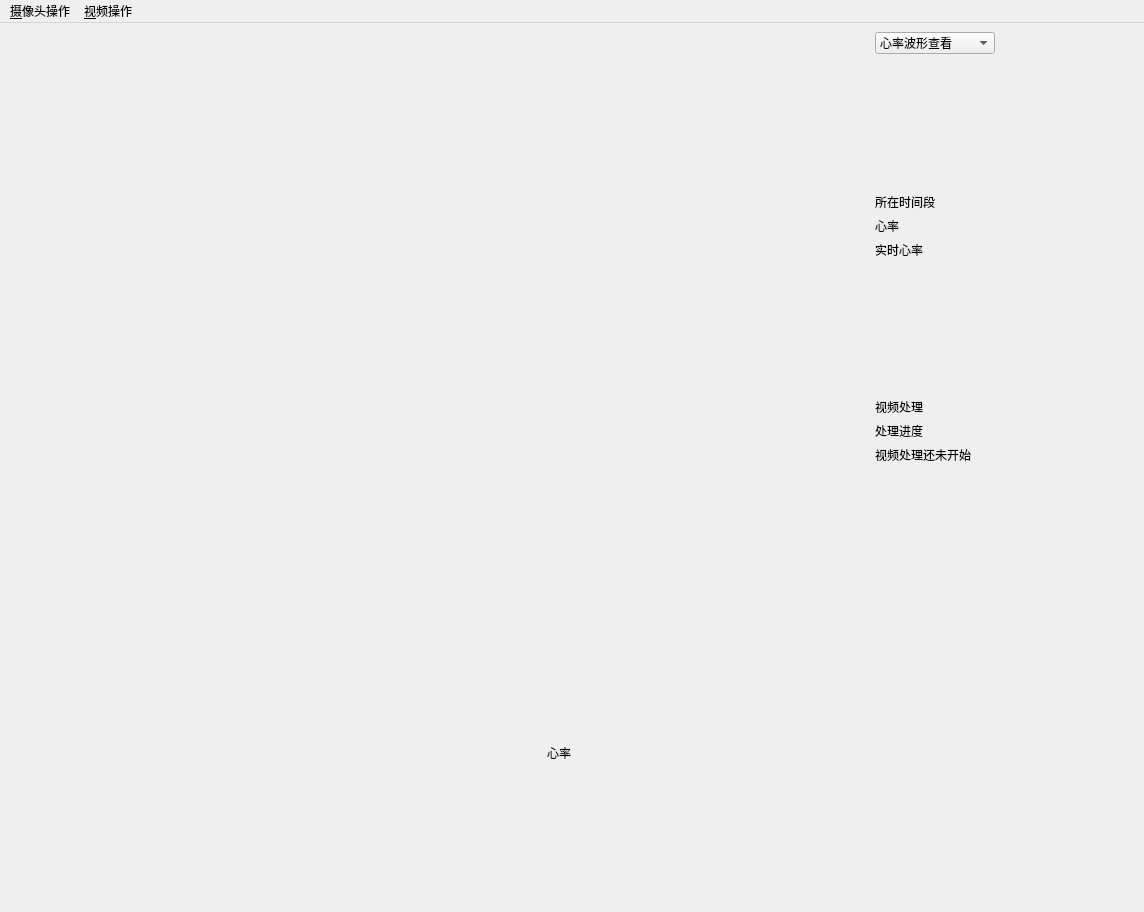
<?xml version="1.0" encoding="UTF-8"?>
<ui version="4.0">
 <class>MainWindow</class>
 <widget class="QMainWindow" name="MainWindow">
  <property name="geometry">
   <rect>
    <x>0</x>
    <y>0</y>
    <width>1144</width>
    <height>912</height>
   </rect>
  </property>
  <property name="minimumSize">
   <size>
    <width>980</width>
    <height>780</height>
   </size>
  </property>
  <property name="maximumSize">
   <size>
    <width>1920</width>
    <height>1080</height>
   </size>
  </property>
  <property name="windowTitle">
   <string>MainWindow</string>
  </property>
  <widget class="QWidget" name="centralwidget">
   <layout class="QVBoxLayout" name="verticalLayout_3">
    <item>
     <layout class="QHBoxLayout" name="horizontalLayout_3">
      <item>
       <layout class="QHBoxLayout" name="horizontalLayout_2">
        <item>
         <spacer name="horizontalSpacer_7">
          <property name="orientation">
           <enum>Qt::Horizontal</enum>
          </property>
          <property name="sizeHint" stdset="0">
           <size>
            <width>40</width>
            <height>20</height>
           </size>
          </property>
         </spacer>
        </item>
        <item>
         <layout class="QVBoxLayout" name="verticalLayout_2">
          <item>
           <spacer name="verticalSpacer_2">
            <property name="orientation">
             <enum>Qt::Vertical</enum>
            </property>
            <property name="sizeHint" stdset="0">
             <size>
              <width>20</width>
              <height>40</height>
             </size>
            </property>
           </spacer>
          </item>
          <item>
           <widget class="QLabel" name="videoshow">
            <property name="minimumSize">
             <size>
              <width>640</width>
              <height>480</height>
             </size>
            </property>
            <property name="maximumSize">
             <size>
              <width>640</width>
              <height>480</height>
             </size>
            </property>
            <property name="text">
             <string/>
            </property>
           </widget>
          </item>
          <item>
           <spacer name="verticalSpacer_5">
            <property name="orientation">
             <enum>Qt::Vertical</enum>
            </property>
            <property name="sizeHint" stdset="0">
             <size>
              <width>20</width>
              <height>40</height>
             </size>
            </property>
           </spacer>
          </item>
         </layout>
        </item>
        <item>
         <spacer name="horizontalSpacer_8">
          <property name="orientation">
           <enum>Qt::Horizontal</enum>
          </property>
          <property name="sizeHint" stdset="0">
           <size>
            <width>40</width>
            <height>20</height>
           </size>
          </property>
         </spacer>
        </item>
       </layout>
      </item>
      <item>
       <layout class="QHBoxLayout" name="horizontalLayout">
        <item>
         <spacer name="horizontalSpacer_10">
          <property name="orientation">
           <enum>Qt::Horizontal</enum>
          </property>
          <property name="sizeHint" stdset="0">
           <size>
            <width>40</width>
            <height>20</height>
           </size>
          </property>
         </spacer>
        </item>
        <item>
         <layout class="QVBoxLayout" name="verticalLayout">
          <item>
           <widget class="QComboBox" name="comboBox">
            <property name="minimumSize">
             <size>
              <width>120</width>
              <height>0</height>
             </size>
            </property>
            <item>
             <property name="text">
              <string>心率波形查看</string>
             </property>
            </item>
            <item>
             <property name="text">
              <string>疲劳度查看</string>
             </property>
            </item>
           </widget>
          </item>
          <item>
           <spacer name="verticalSpacer">
            <property name="orientation">
             <enum>Qt::Vertical</enum>
            </property>
            <property name="sizeHint" stdset="0">
             <size>
              <width>20</width>
              <height>40</height>
             </size>
            </property>
           </spacer>
          </item>
          <item>
           <widget class="QLabel" name="heartrate_time">
            <property name="maximumSize">
             <size>
              <width>150</width>
              <height>35</height>
             </size>
            </property>
            <property name="text">
             <string>所在时间段</string>
            </property>
           </widget>
          </item>
          <item>
           <widget class="QLabel" name="heartrate_output">
            <property name="sizePolicy">
             <sizepolicy hsizetype="Preferred" vsizetype="Preferred">
              <horstretch>0</horstretch>
              <verstretch>0</verstretch>
             </sizepolicy>
            </property>
            <property name="maximumSize">
             <size>
              <width>80</width>
              <height>35</height>
             </size>
            </property>
            <property name="text">
             <string>心率</string>
            </property>
           </widget>
          </item>
          <item>
           <widget class="QLabel" name="on_time_hr_shower">
            <property name="sizePolicy">
             <sizepolicy hsizetype="Preferred" vsizetype="Preferred">
              <horstretch>0</horstretch>
              <verstretch>0</verstretch>
             </sizepolicy>
            </property>
            <property name="maximumSize">
             <size>
              <width>80</width>
              <height>35</height>
             </size>
            </property>
            <property name="text">
             <string>实时心率</string>
            </property>
           </widget>
          </item>
          <item>
           <spacer name="verticalSpacer_3">
            <property name="orientation">
             <enum>Qt::Vertical</enum>
            </property>
            <property name="sizeHint" stdset="0">
             <size>
              <width>20</width>
              <height>40</height>
             </size>
            </property>
           </spacer>
          </item>
          <item>
           <widget class="QLabel" name="video_state">
            <property name="maximumSize">
             <size>
              <width>100</width>
              <height>35</height>
             </size>
            </property>
            <property name="text">
             <string>视频处理</string>
            </property>
           </widget>
          </item>
          <item>
           <widget class="QLabel" name="jindu">
            <property name="maximumSize">
             <size>
              <width>100</width>
              <height>35</height>
             </size>
            </property>
            <property name="text">
             <string>处理进度</string>
            </property>
           </widget>
          </item>
          <item>
           <widget class="QLabel" name="jindu2">
            <property name="maximumSize">
             <size>
              <width>150</width>
              <height>35</height>
             </size>
            </property>
            <property name="text">
             <string>视频处理还未开始</string>
            </property>
           </widget>
          </item>
          <item>
           <spacer name="verticalSpacer_4">
            <property name="orientation">
             <enum>Qt::Vertical</enum>
            </property>
            <property name="sizeHint" stdset="0">
             <size>
              <width>20</width>
              <height>40</height>
             </size>
            </property>
           </spacer>
          </item>
         </layout>
        </item>
        <item>
         <spacer name="horizontalSpacer_9">
          <property name="orientation">
           <enum>Qt::Horizontal</enum>
          </property>
          <property name="sizeHint" stdset="0">
           <size>
            <width>40</width>
            <height>20</height>
           </size>
          </property>
         </spacer>
        </item>
       </layout>
      </item>
     </layout>
    </item>
    <item>
     <layout class="QHBoxLayout" name="Graphs">
      <item>
       <widget class="QLabel" name="hrsheet">
        <property name="minimumSize">
         <size>
          <width>50</width>
          <height>300</height>
         </size>
        </property>
        <property name="maximumSize">
         <size>
          <width>50</width>
          <height>300</height>
         </size>
        </property>
        <property name="text">
         <string>心率</string>
        </property>
       </widget>
      </item>
     </layout>
    </item>
   </layout>
  </widget>
  <widget class="QMenuBar" name="menuBar">
   <property name="geometry">
    <rect>
     <x>0</x>
     <y>0</y>
     <width>1144</width>
     <height>26</height>
    </rect>
   </property>
   <widget class="QMenu" name="menu">
    <property name="title">
     <string>&amp;摄像头操作</string>
    </property>
    <addaction name="start"/>
    <addaction name="exit"/>
    <addaction name="detail"/>
   </widget>
   <widget class="QMenu" name="menu_2">
    <property name="title">
     <string>&amp;视频操作</string>
    </property>
    <addaction name="video_option"/>
    <addaction name="video_cancel"/>
   </widget>
   <addaction name="menu"/>
   <addaction name="menu_2"/>
  </widget>
  <action name="camera_op">
   <property name="checkable">
    <bool>true</bool>
   </property>
   <property name="text">
    <string>摄像头操作</string>
   </property>
   <property name="toolTip">
    <string>摄像头操作</string>
   </property>
   <property name="shortcut">
    <string>Alt+S</string>
   </property>
  </action>
  <action name="start">
   <property name="text">
    <string>开始</string>
   </property>
   <property name="shortcut">
    <string>Alt+S</string>
   </property>
  </action>
  <action name="exit">
   <property name="text">
    <string>结束</string>
   </property>
   <property name="shortcut">
    <string>Alt+E</string>
   </property>
  </action>
  <action name="video_option">
   <property name="text">
    <string>开始</string>
   </property>
   <property name="shortcut">
    <string>Alt+V</string>
   </property>
  </action>
  <action name="video_cancel">
   <property name="text">
    <string>提前终止</string>
   </property>
   <property name="shortcut">
    <string>Alt+C</string>
   </property>
  </action>
  <action name="detail">
   <property name="text">
    <string>展示细节</string>
   </property>
  </action>
 </widget>
 <resources/>
 <connections/>
</ui>
